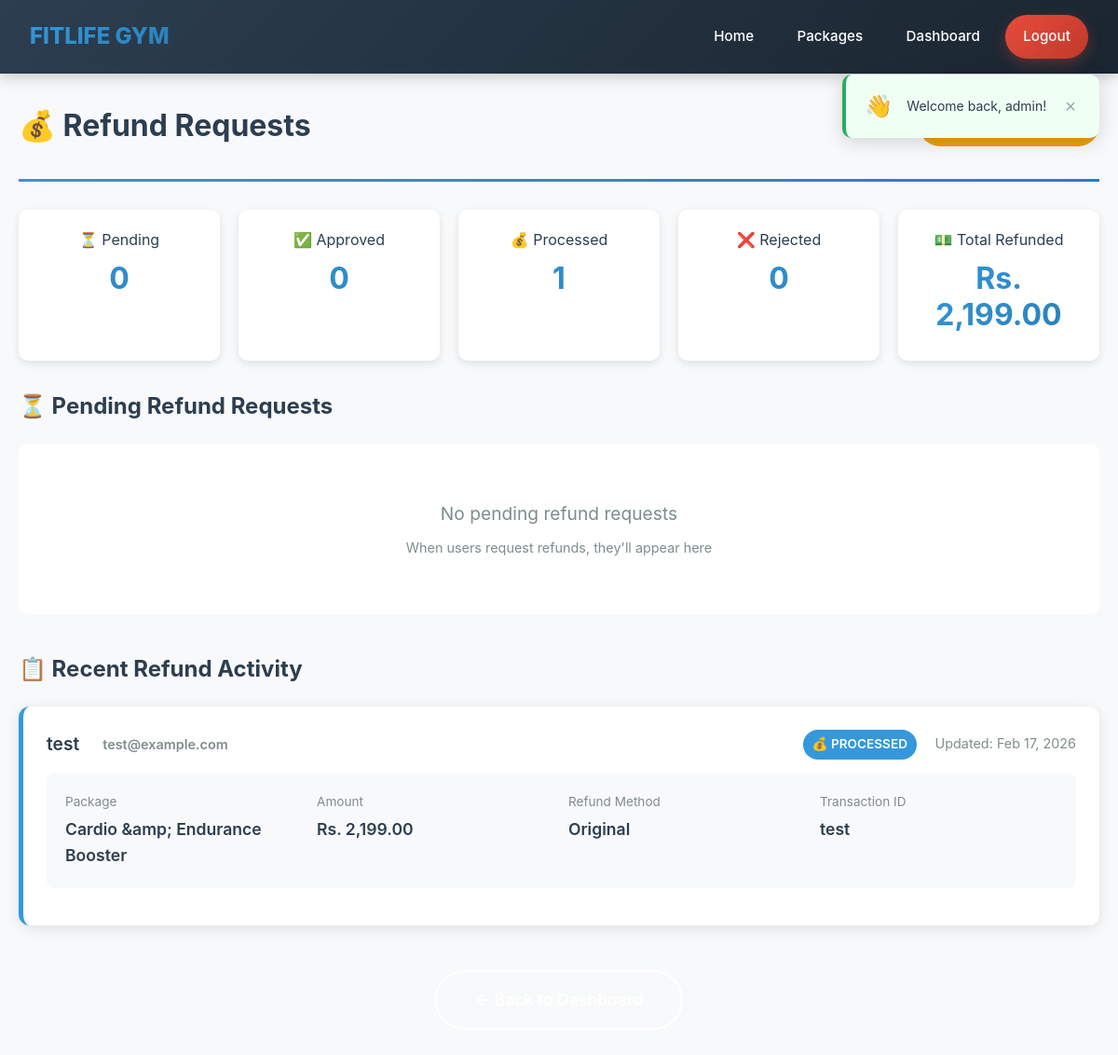
The page /admin/refund-requests.php (signed in) on the database its author committed.
### tables this page shows
CREATE TABLE `purchases` (
  `id` int(11) NOT NULL,
  `user_id` int(11) NOT NULL,
  `package_id` int(11) NOT NULL,
  `purchase_date` timestamp NOT NULL DEFAULT current_timestamp(),
  `amount` decimal(10,2) NOT NULL,
  `transaction_id` varchar(100) DEFAULT NULL,
  `payment_method` varchar(50) DEFAULT 'khalti',
  `status` enum('pending','completed') DEFAULT 'completed',
  `payment_status` enum('pending','completed','failed') DEFAULT 'pending',
  `is_active` tinyint(1) DEFAULT 1,
  `deleted_at` timestamp NULL DEFAULT NULL,
  `completed_at` timestamp NULL DEFAULT NULL,
  `completed_workouts` int(11) DEFAULT 0,
  `total_workouts` int(11) DEFAULT 30,
  `last_workout_date` date DEFAULT NULL,
  `refund_requested` tinyint(1) DEFAULT 0,
  `refund_request_date` datetime DEFAULT NULL,
  `refund_approved` tinyint(1) DEFAULT 0,
  `refund_approved_date` datetime DEFAULT NULL,
  `refund_approved_by` int(11) DEFAULT NULL,
  `refund_amount` decimal(10,2) DEFAULT NULL,
  `refund_status` enum('pending','approved','rejected','processed') DEFAULT NULL,
  `refund_method` varchar(50) DEFAULT 'original',
  `refund_transaction_id` varchar(100) DEFAULT NULL,
  `refund_notes` text DEFAULT NULL
);

CREATE TABLE `users` (
  `id` int(11) NOT NULL,
  `full_name` varchar(100) NOT NULL,
  `email` varchar(100) NOT NULL,
  `phone` varchar(15) DEFAULT NULL,
  `password` varchar(255) NOT NULL,
  `created_at` timestamp NOT NULL DEFAULT current_timestamp(),
  `role` enum('user','admin') DEFAULT 'user'
);

CREATE TABLE `packages` (
  `id` int(11) NOT NULL,
  `name` varchar(255) NOT NULL,
  `description` text DEFAULT NULL,
  `short_description` varchar(1000) DEFAULT NULL,
  `price` decimal(10,2) NOT NULL,
  `duration` varchar(100) DEFAULT NULL,
  `category` varchar(50) DEFAULT NULL,
  `image` varchar(255) DEFAULT NULL,
  `created_by` int(11) NOT NULL,
  `created_at` timestamp NOT NULL DEFAULT current_timestamp()
);

### admin/refund-requests.php (the view, shortened to what this page needs)
<?php
require_once '../includes/database.php';
$pending_stmt = $pdo->query("
    SELECT p.*,
           u.full_name as user_name,
           u.email,
           u.phone,
           pk.name as package_name,
           pk.price
    FROM purchases p
    JOIN users u ON p.user_id = u.id
    JOIN packages pk ON p.package_id = pk.id
    WHERE p.refund_requested = 1 AND p.refund_status = 'pending'
    ORDER BY p.refund_request_date DESC
");
$pending_requests = $pending_stmt->fetchAll();
$approved_stmt = $pdo->query("
    SELECT p.*,
           u.full_name as user_name,
           u.email,
           pk.name as package_name,
           pk.price,
           a.full_name as approved_by_name
    FROM purchases p
    JOIN users u ON p.user_id = u.id
    JOIN packages pk ON p.package_id = pk.id
    LEFT JOIN users a ON p.refund_approved_by = a.id
    WHERE p.refund_status IN ('approved', 'processed', 'rejected')
    ORDER BY p.refund_approved_date DESC
    LIMIT 20
");
$approved_requests = $approved_stmt->fetchAll();
?>
<!DOCTYPE html>
<html>
<head>
    <link rel="stylesheet" href="../css/style.css">
</head>
<body>
    <?php
    include '../includes/navigation.php';
    ?>
    <div class="refund-container">
        <div class="page-header">
            <h1>💰 Refund Requests</h1>
            <div class="pending-count">
            </div>
        </div>
        <div class="stats-grid">
            <?php
            $stats = $pdo->query("
                SELECT
                    SUM(CASE WHEN refund_status = 'pending' THEN 1 ELSE 0 END) as pending,
                    SUM(CASE WHEN refund_status = 'approved' THEN 1 ELSE 0 END) as approved,
                    SUM(CASE WHEN refund_status = 'processed' THEN 1 ELSE 0 END) as processed,
                    SUM(CASE WHEN refund_status = 'rejected' THEN 1 ELSE 0 END) as rejected,
                    SUM(CASE WHEN refund_status IN ('approved', 'processed') THEN amount ELSE 0 END) as total_refund_amount
                FROM purchases
                WHERE refund_requested = 1
            ")->fetch();
            ?>
            <div class="stat-card">
                <div>⏳ Pending</div>
                <div class="stat-number"><?php echo $stats['pending'] ?? 0; ?></div>
            </div>
            <div class="stat-card">
                <div>✅ Approved</div>
                <div class="stat-number"><?php echo $stats['approved'] ?? 0; ?></div>
            </div>
            <div class="stat-card">
                <div>💰 Processed</div>
                <div class="stat-number"><?php echo $stats['processed'] ?? 0; ?></div>
            </div>
            <div class="stat-card">
                <div>❌ Rejected</div>
                <div class="stat-number"><?php echo $stats['rejected'] ?? 0; ?></div>
            </div>
            <div class="stat-card">
                <div>💵 Total Refunded</div>
                <div class="stat-number">Rs. <?php echo number_format($stats['total_refund_amount'] ?? 0, 2); ?></div>
            </div>
        </div>
        <h2 style="margin-bottom: 20px;">⏳ Pending Refund Requests</h2>
        <?php if (empty($pending_requests)): ?>
            <div class="empty-state">
                <p>No pending refund requests</p>
                <p style="font-size: 0.9rem; margin-top: 10px;">When users request refunds, they'll appear here</p>
            </div>
        <?php endif; ?>
        <?php if (!empty($approved_requests)): ?>
            <h2 style="margin: 40px 0 20px;">📋 Recent Refund Activity</h2>
            <?php foreach ($approved_requests as $request):
                $status_class = '';
                $status_text = '';
                switch($request['refund_status']) {
                    case 'processed':
                        $status_class = 'processed';
                        $status_text = '💰 Processed';
                        break;
                }
            ?>
            <div class="refund-card <?php echo $status_class; ?>">
                <div class="refund-header">
                    <div class="user-info">
                        <span class="user-name"><?php echo htmlspecialchars($request['user_name']); ?></span>
                        <span class="user-email"><?php echo htmlspecialchars($request['email']); ?></span>
                    </div>
                    <div>
                        <span class="status-badge" style="margin-right: 15px; background: <?php
                            echo $request['refund_status'] == 'approved' ? '#27ae60' :
                                ($request['refund_status'] == 'processed' ? '#3498db' : '#e74c3c');
                        ?>; color: white; padding: 5px 10px; border-radius: 20px;">
                            <?php echo $status_text; ?>
                        </span>
                        <span class="refund-date">
                            <?php echo $request['refund_status'] == 'approved' ? 'Approved' : 'Updated'; ?>:
                            <?php echo date('M d, Y', strtotime($request['refund_approved_date'] ?? $request['refund_request_date'])); ?>
                        </span>
                    </div>
                </div>
                <div class="package-details">
                    <div class="detail-item">
                        <span class="detail-label">Package</span>
                        <span class="detail-value"><?php echo htmlspecialchars($request['package_name']); ?></span>
                    </div>
                    <div class="detail-item">
                        <span class="detail-label">Amount</span>
                        <span class="detail-value">Rs. <?php echo number_format($request['price'], 2); ?></span>
                    </div>
                    <?php if ($request['refund_method']): ?>
                    <div class="detail-item">
                        <span class="detail-label">Refund Method</span>
                        <span class="detail-value"><?php echo ucfirst($request['refund_method']); ?></span>
                    </div>
                    <?php endif; ?>
                    <?php if ($request['refund_transaction_id']): ?>
                    <div class="detail-item">
                        <span class="detail-label">Transaction ID</span>
                        <span class="detail-value"><?php echo htmlspecialchars($request['refund_transaction_id']); ?></span>
                    </div>
                    <?php endif; ?>
                </div>
            </div>
            <?php endforeach; ?>
        <?php endif; ?>
        <div style="margin-top: 40px; text-align: center;">
            <a href="dashboard.php" class="btn-cancel">← Back to Dashboard</a>
        </div>
    </div>
</body>
</html>

### admin/refund-requests.php (style rules this page uses)
.refund-container { max-width: 1200px; margin: 30px auto; padding: 0 20px; }
.page-header { display: flex; justify-content: space-between; align-items: center; margin-bottom: 30px; flex-wrap: wrap; gap: 15px; }
.pending-count { background: #f39c12; color: white; padding: 10px 20px; border-radius: 30px; font-weight: 600; }
.refund-card { background: white; border-radius: 12px; padding: 25px; margin-bottom: 20px; box-shadow: 0 3px 15px rgba(0,0,0,0.1); border-left: 5px solid #f39c12; transition: transform 0.3s; }
.refund-card.processed { border-left-color: #3498db; }
.refund-header { display: flex; justify-content: space-between; align-items: center; margin-bottom: 15px; flex-wrap: wrap; gap: 10px; }
.user-info { display: flex; align-items: center; gap: 15px; flex-wrap: wrap; }
.user-name { font-size: 1.2rem; font-weight: 600; color: #2c3e50; }
.user-email { color: #7f8c8d; font-size: 0.9rem; }
.refund-date { color: #7f8c8d; font-size: 0.9rem; }
.package-details { background: #f8f9fa; padding: 20px; border-radius: 8px; margin: 15px 0; display: grid; grid-template-columns: repeat(auto-fit, minmax(200px, 1fr)); gap: 15px; }
.detail-item { display: flex; flex-direction: column; }
.detail-label { font-size: 0.85rem; color: #7f8c8d; margin-bottom: 5px; }
.detail-value { font-size: 1.1rem; font-weight: 600; color: #2c3e50; }
.stats-grid { display: grid; grid-template-columns: repeat(auto-fit, minmax(200px, 1fr)); gap: 20px; margin-bottom: 30px; }
.stat-card { background: white; padding: 20px; border-radius: 10px; box-shadow: 0 3px 10px rgba(0,0,0,0.1); text-align: center; }
.stat-number { font-size: 2rem; font-weight: 700; color: #f39c12; margin: 10px 0; }
.empty-state { text-align: center; padding: 60px; background: white; border-radius: 10px; color: #7f8c8d; }

### rows shown on the page
purchases: user.full_name "test", user.email "test@example.com", refund_status "💰 PROCESSED", shows "Updated", refund_approved_date "Feb 17, 2026", package.name "Cardio &amp; Endurance Booster", package.price "2,199.00", refund_method "Original", refund_transaction "test"

### other values the page prints
$login_message "Welcome back, admin!"
$stats['pending'] "0"
$stats['approved'] "0"
$stats['processed'] "1"
$stats['rejected'] "0"
$stats['total_refund_amount'] "2,199.00"
